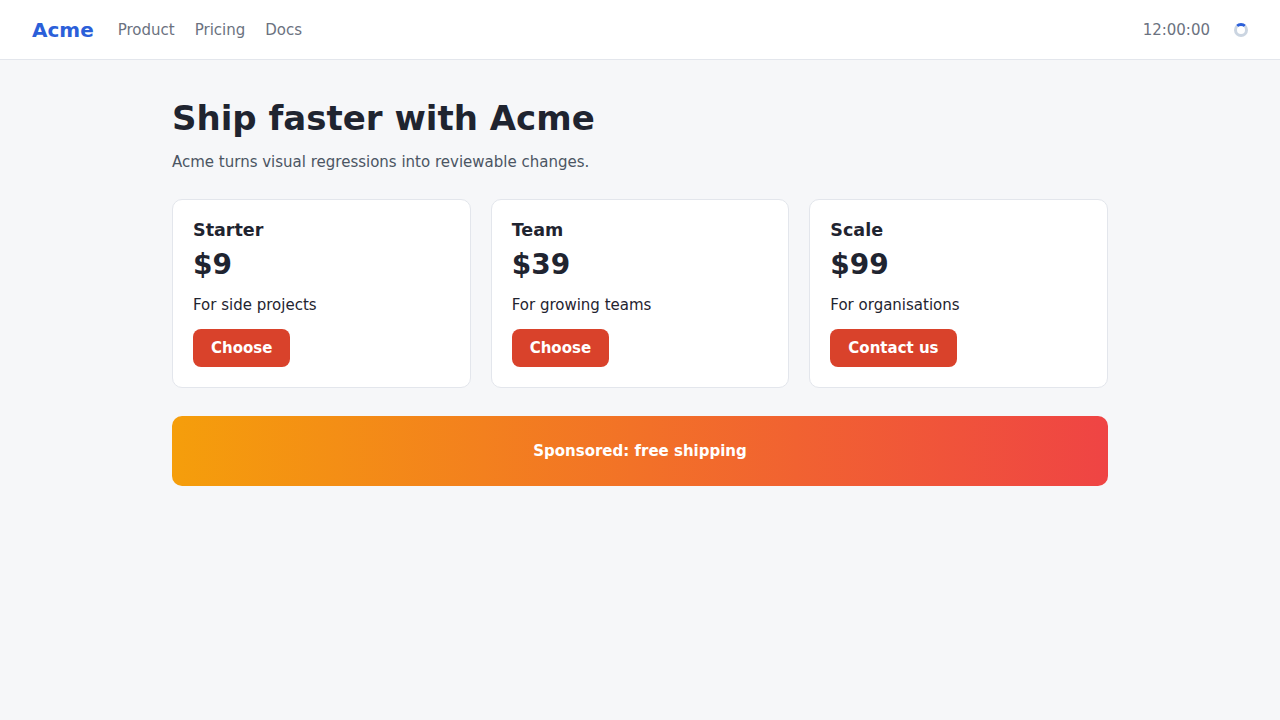
#> input picture report/candidates/chromium/desktop/home.png, 1280 x 720 px
$ python -i stability.py   (imports and definitions only)
#> lines starting #> are read from the running program, lines starting #| are printed output that depends on the picture
"""Automatic discovery of volatile (dynamic) regions from repeated captures of the same page.

The page is loaded N times with real time (no frozen clock); every pixel that differs between any
two captures belongs to dynamic content (clocks, counters, rotating banners, ads).  The union is
dilated and turned into bounding boxes that the comparison engine treats like explicit ignore zones.
"""
from __future__ import annotations

import io
from typing import Dict, List, Sequence

import numpy as np
from PIL import Image
from scipy import ndimage as ndi


def _rgb(png: bytes) -> np.ndarray:
    with Image.open(io.BytesIO(png)) as im:
        return np.asarray(im.convert("RGB"), dtype=np.int16)


def discover_volatile_regions(
    frames: Sequence[bytes], tolerance: int = 8, dilate_px: int = 4, min_area_px: int = 24
) -> List[Dict[str, float]]:
    """Return ``[{"selector": "auto", x, y, w, h}, ...]`` for pixels that are unstable across ``frames``."""
    if len(frames) < 2:
        return []
    arrays = [_rgb(f) for f in frames]
    h = min(a.shape[0] for a in arrays)
    w = min(a.shape[1] for a in arrays)
    ref = arrays[0][:h, :w]
    volatile = np.zeros((h, w), dtype=bool)
    for a in arrays[1:]:
        volatile |= np.abs(a[:h, :w] - ref).max(axis=2) > tolerance
    if not volatile.any():
        return []
    grown = ndi.binary_dilation(volatile, structure=np.ones((3, 3), bool), iterations=max(1, dilate_px))
    labels, n = ndi.label(grown)
    out: List[Dict[str, float]] = []
    for sl in ndi.find_objects(labels):
        ys, xs = sl
        box_h, box_w = ys.stop - ys.start, xs.stop - xs.start
        if volatile[sl].sum() < min_area_px:
            continue
        out.append({"selector": "auto", "index": len(out), "x": float(xs.start), "y": float(ys.start), "w": float(box_w), "h": float(box_h)})
    return out

>>> import cv2
>>> picture = cv2.imread('../report/candidates/chromium/desktop/home.png', cv2.IMREAD_GRAYSCALE)
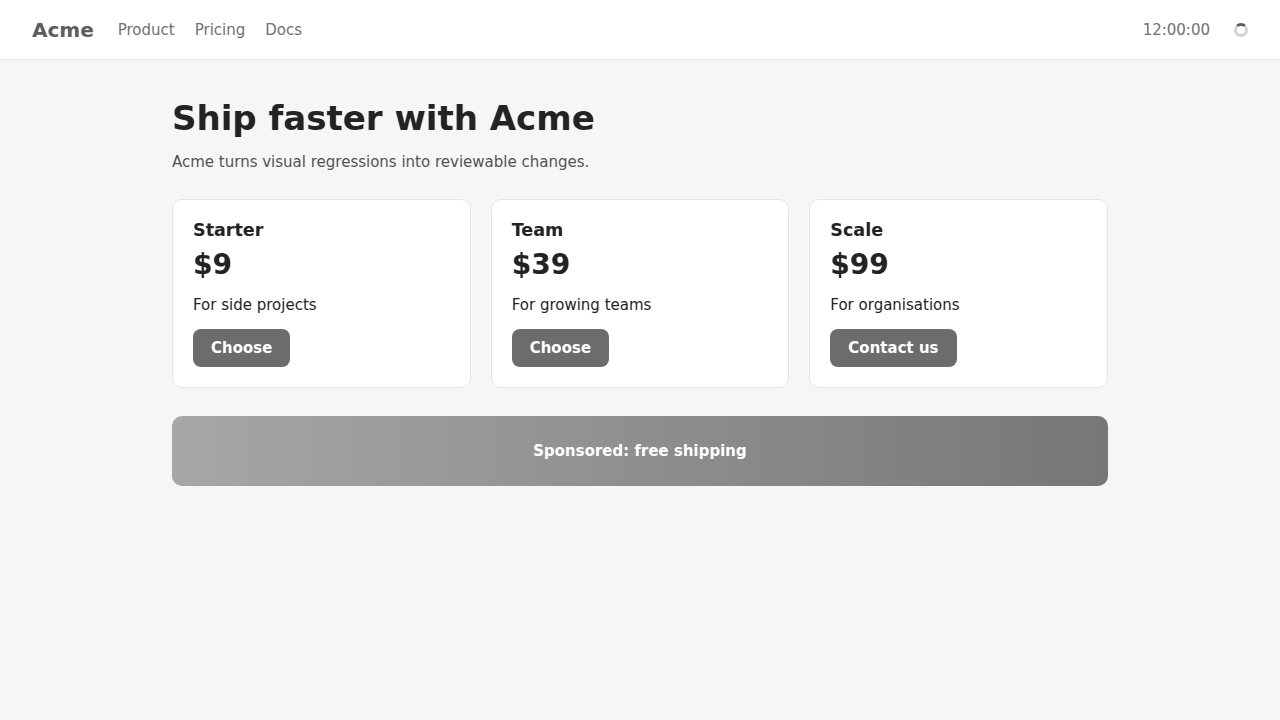
#> picture: shape (720, 1280); min 35, max 255, mean 236.9
>>> result = discover_volatile_regions(picture)
#> (the run stopped early here; a loop or call above may not have finished)

$ run again, on report/candidates/chromium/desktop/pricing.png
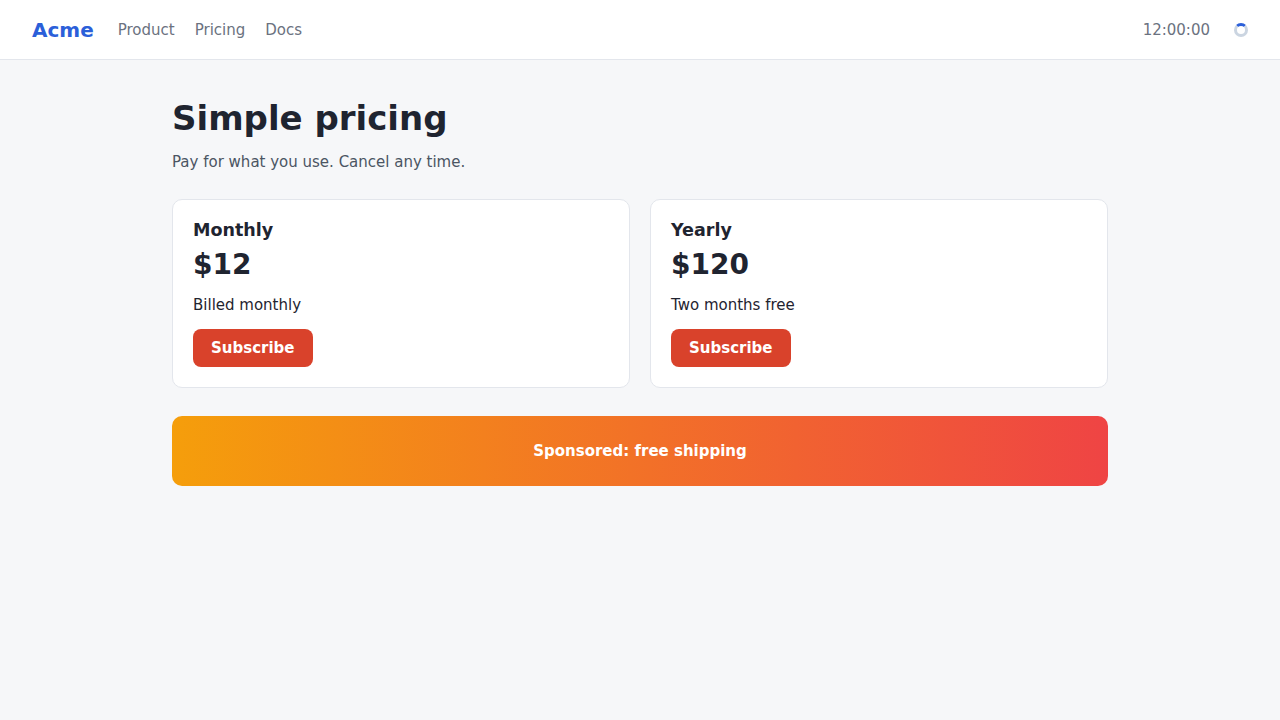
#> input picture report/candidates/chromium/desktop/pricing.png, 1280 x 720 px
#> `picture = cv2.imread('../report/candidates/chromium/desktop/home.png',..`:
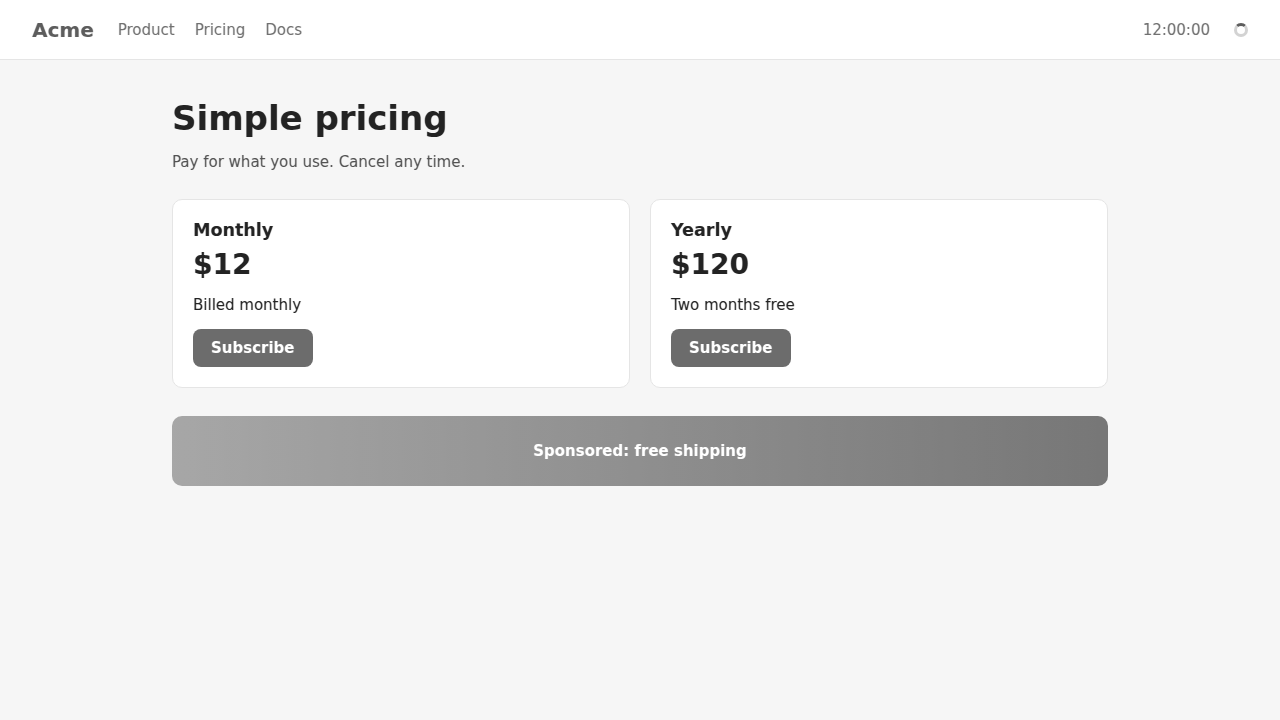
#> picture: shape (720, 1280); min 35, max 255, mean 238.1
